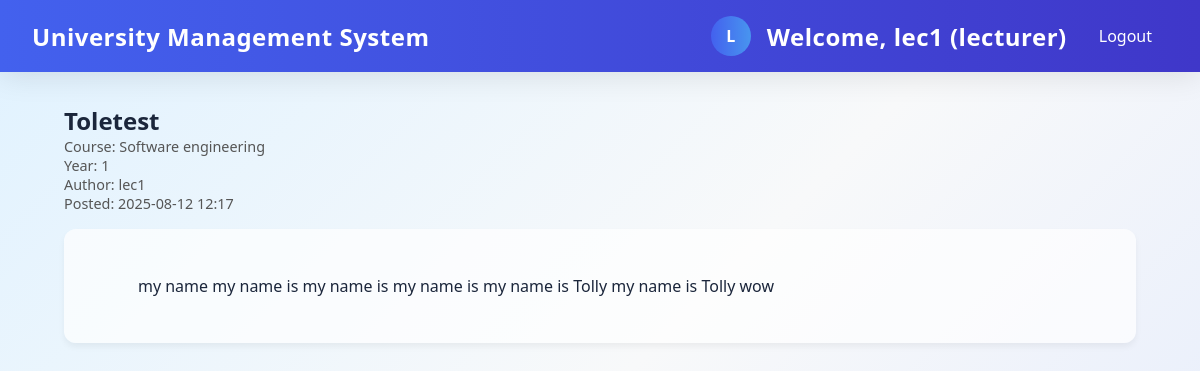
Page /lectures/6 (signed in) on the committed database.
### app.py (models this page shows)
class Lecture(db.Model):
    __tablename__ = 'lectures'
    id = db.Column(db.Integer, primary_key=True)
    timestamp = db.Column(db.DateTime, nullable=False, default=datetime.utcnow)
    course = db.Column(db.String(120), nullable=False)
    title = db.Column(db.String(200), nullable=False)
    year = db.Column(db.String(20), nullable=False)
    content = db.Column(db.Text, nullable=False)
    author = db.Column(db.String(80), nullable=False)

### app.py (the view, shortened to what this page needs)
@app.route('/lectures/<int:lecture_id>')
def view_lecture(lecture_id):
    if 'user' not in session:
        flash('Please log in first', 'error')
        return redirect(url_for('main'))
    lecture = Lecture.query.get_or_404(lecture_id)
    user = session['user']
    return render_template('lecture_detail.html', lecture=lecture)

### templates/lecture_detail.html
{% extends "base.html" %}
{% block content %}
<div class="container">
    {% if lecture %}
        <h2>{{ lecture.title }}</h2>
        <div class="lecture-meta">
            <p>Course: {{ lecture.course }}</p>
            <p>Year: {{ lecture.year }}</p>
            <p>Author: {{ lecture.author }}</p>
            <p>Posted: {{ lecture.timestamp.strftime('%Y-%m-%d %H:%M') }}</p>
        </div>
        <div class="lecture-content">
            {{ lecture.content|safe }}
        </div>
    {% else %}
        <div class="alert alert-danger">
            Lecture not found or you don't have access.
        </div>
    {% endif %}
</div>
{% endblock %}

### templates/base.html (shortened to what this page needs)
<!DOCTYPE html>
<html>
<head>
</head>
<body>
    <nav>
        <span>University Management System</span>
        {% if 'user' in session %}
            <div class="user-info">
                <div class="user-avatar">{{ session['user']['username'][0]|upper }}</div>
                <span>Welcome, {{ session['user']['username'] }} ({{ session['user']['role'] }})</span>
                <a href="{{ url_for('logout') }}">Logout</a>
            </div>
        {% endif %}
    </nav>
    <div class="container">
        {% block content %}{% endblock %}
    </div>
</body>
</html>

### templates/base.html (style rules this page uses)
:root { --primary: #4361ee; --secondary: #3f37c9; --accent: #4895ef; --dark: #1b263b; --light: #f8f9fa; --success: #4cc9f0; --danger: #f72585; --warning: #f8961e; --glass-bg: rgba(255, 255, 255, 0.15); --glass-border: rgba(255, 255, 255, 0.18); }
* { box-sizing: border-box; font-family: 'Segoe UI', Tahoma, Geneva, Verdana, sans-serif; margin: 0; padding: 0; }
body { margin: 0; padding: 0; background: linear-gradient(135deg, #e0f2ff 0%, #f8f9fa 50%, #e2eafc 100%); min-height: 100vh; color: var(--dark); }
nav { background: linear-gradient(to right, var(--primary), var(--secondary)); padding: 1rem 2rem; color: white; display: flex; justify-content: space-between; align-items: center; box-shadow: 0 4px 30px rgba(0, 0, 0, 0.1); backdrop-filter: blur(5px); -webkit-backdrop-filter: blur(5px); position: sticky; top: 0; z-index: 100; }
nav span { font-size: 1.5rem; font-weight: 600; letter-spacing: 0.5px; }
nav a { color: white; text-decoration: none; transition: all 0.3s ease; padding: 0.5rem 1rem; border-radius: 20px; }
.container { max-width: 1200px; margin: 2rem auto; padding: 0 2rem; }
.user-info { display: flex; align-items: center; gap: 1rem; }
.user-avatar { width: 40px; height: 40px; border-radius: 50%; background: linear-gradient(to right, var(--primary), var(--accent)); display: flex; align-items: center; justify-content: center; color: white; font-weight: bold; }
.lecture-content { white-space: pre-wrap; word-wrap: break-word; background: rgba(255, 255, 255, 0.7); padding: 1.5rem; border-radius: 12px; margin: 1rem 0; box-shadow: 0 4px 6px rgba(0, 0, 0, 0.05); }
.lecture-meta { color: #555; margin-bottom: 0.5rem; font-size: 0.9rem; }

### rows in the picture
Lecture: user.username "lec1", title "Toletest", course "Software engineering", year "1", author "lec1", timestamp "2025-08-12 12:17", content "my name my name is my name is my name is my name is Tolly my name is Tolly wow"

### other values in the picture
{{ session['user']['username'][0]|upper }} "L"
{{ session['user']['role'] }} "lecturer"
